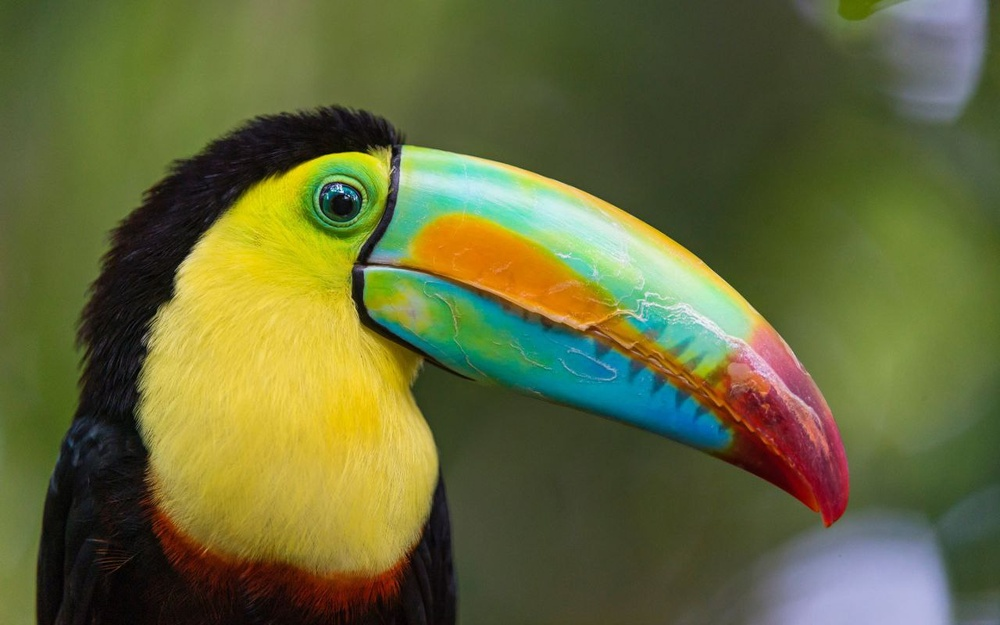
#> input picture pic.jpg, 1000 x 625 px, shrunk from 1280 x 800 before the run
$ jupyter execute --allow-errors CHW3.ipynb   (shell and % lines are left out)
#> lines starting #> are read from the running program, lines starting #| are printed output that depends on the picture; long printed decimals are rounded
<h1 align="center">Mathematical Methods In Engineering - 25872</h1>
<h4 align="center">Dr. Amiri</h4>
<h4 align="center">Sharif University of Technology, Fall 2023</h4>
<h4 align="center">Python Assignment 3</h4>
<h5 align="center"><font color="cyan"> Feel free to contact TA team for any possible questions about the assignment </font>
 </h5>
<h5 align="center"> <font color="cyan"> Questions 1,2: @mh_momeni  -  Question 2,3: @Mahdi_h721 </font> </h5>

You should write your code in the <font color='green'>Code Cell</font> and then run the <font color='green'>Evaluation Cell</font> to check the correctness of your code.<br>
<font color='red'>**Please do not edit the codes in the Evaluation Cells.**</font>

##  Q1. Implementing QR Factorization <sub><sup>``(40 pt.)``</sup></sub>

>In this question, we are going to use QR factorization in computing eigenvalues. It is an important building block in numerical linear algebra. Recall that for any matrix $A$
, $A=QR$
 where $Q$
 is orthogonal and $R$
 is upper-triangular.

 **Reminder**: The QR algorithm, uses the QR decomposition, but don't confuse the two.

[cell 1]
import numpy as np
np.set_printoptions(suppress=True, precision=4)

[cell 2]
n = 5
A = np.random.rand(n,n)
npQ, npR = np.linalg.qr(A)

Check that Q is orthogonal:

[cell 3]
np.allclose(np.eye(n), npQ @ npQ.T), np.allclose(np.eye(n), npQ.T @ npQ)

Check that R is triangular

[cell 4]
npR

### Gram-Schmidt

#### Classical Gram-Schmidt (unstable)

For each $j$
, calculate a single projection

$$v_j=P_ja_j$$

where $P_j$
 projects onto the space orthogonal to the span of $q_1,…,q_{j−1}$
.

[cell 5]
def cgs(A):
    m, n = A.shape
    Q = np.zeros([m,n], dtype=np.float64)
    R = np.zeros([n,n], dtype=np.float64)
    ##Your Code start here
    for j in range(n):
        v = A[:, j]
        for i in range(j):
            R[i, j] = np.dot(Q[:, i], A[:, j])
            v = v - R[i, j] * Q[:, i]
        R[j, j] = np.linalg.norm(v)
        Q[:, j] = v / R[j, j]
    ##Your Code ends here
    return Q, R

[cell 6]
Q, R = cgs(A)
np.allclose(A, Q @ R)

Check if Q is unitary:

[cell 7]
np.allclose(np.eye(len(Q)), Q.dot(Q.T))

### Modified Gram-Schmidt (optional)

Classical (unstable) Gram-Schmidt: for each $j$
, calculate a single projection
$$v_j=P_ja_j$$
where $P_j$
 projects onto the space orthogonal to the span of $q_1,…,q_{j−1}$
.

Modified Gram-Schmidt: for each $j$
, calculate $j−1$
 projections
$$P_j=P_{⊥q_{j−1}⋯⊥q_2⊥q_1}$$

[cell 8]
n = 3
A = np.random.rand(n,n).astype(np.float64)

[cell 9]
def mgs(A):
    V = A.copy()
    m, n = A.shape
    Q = np.zeros([m,n], dtype=np.float64)
    R = np.zeros([n,n], dtype=np.float64)
    ##Your Code start here
    for j in range(n):
        for i in range(j):
            R[i,j] = np.dot(Q[:,i].conj(), V[:,j])
            V[:,j] = V[:,j] - R[i,j]*Q[:,i]

        R[j,j] = np.linalg.norm(V[:,j])
        Q[:,j] = V[:,j] / R[j,j]
    ##Your Code ends here
    return Q, R

[cell 10]
Q, R = mgs(A)
np.allclose(np.eye(len(Q)), Q.dot(Q.T.conj()))

[cell 11]
np.allclose(A, np.matmul(Q,R))

### Classical vs Modified Gram-Schmidt

In this part, we want to construct a square matrix $A$ with random singular vectors and widely varying singular values spaced by factors of 2 between $2^{−1}$
 and $2^{−(n+1)}$

[cell 12]
import matplotlib.pyplot as plt
from matplotlib import rcParams

[cell 13]
n = 100
U, X = np.linalg.qr(np.random.randn(n,n))   # set U to a random orthogonal matrix
V, X = np.linalg.qr(np.random.randn(n,n))   # set V to a random orthogonal matrix
S = np.diag(np.power(2,np.arange(-1,-(n+1),-1), dtype=float))  # Set S to a diagonal matrix w/ exp
                                                              # values between 2^-1 and 2^-(n+1)

[cell 14]
A = np.matmul(U,np.matmul(S,V))
QC, RC = cgs(A)
QM, RM = mgs(A) # if you don't complete the mgs function, comment this line

[cell 15]
plt.figure(figsize=(10,10))
plt.semilogy(np.diag(S), 'r.', label="True Singular Values")
plt.semilogy(np.diag(RM), 'go', label="Modified Gram-Shmidt")
plt.semilogy(np.diag(RC), 'bx', label="Classic Gram-Shmidt")
plt.legend()
rcParams.update({'font.size': 18})

### Eigenvalue Decomposition using QR Factorization

Use the QR algorithm (or QR method) to get the eigenvalues of matrix $A$. Do 100 iterations, and print out the 1st, 5th, 10th, 20th and 100th iteration.

 **Reminder**: The QR algorithm (or QR method), uses the QR factorization, but don't confuse the two.

[cell 16]
##Your Code start here
def qr_algorithm(A, iterations):
#> called with A = array of shape (4, 4), iterations = 100
    n = A.shape[0]
    Ak = A
    for i in range(iterations):
        Q, R = np.linalg.qr(Ak)
        Ak = np.dot(R, Q)
        if i + 1 in [1, 5, 10, 20, 100]:
            print(f"\n--- Iteration {i+1} ---")
            print(sorted(np.diag(Ak)))
##Your Code ends here

[cell 17]
A = np.array([1.0, -1.0, 0.0, 0.0, -1.0, 1.0, -1.0, 0.0, 0.0, -1.0, 2.0, 0.0, 0.0, 0.0, 0.0, 3.0]).reshape((4, 4))
print("The matrix: \n", A)

print("\n --- Built-in ---")
print(np.linalg.eig(A)[0])
##Your Code start here
qr_algorithm(A, 100)
##Your Code ends here

##  Q2. SVD & Image processing <sub><sup>``(30 pt.)``</sup></sub>

> In this question, we are going to investigate the use of SVD as a tool to obtain the basis of the matrix in digital image processing.
The first issue we will examine is image compression. For this purpose, in general, we can consider the information inside the image as a data matrix, then find a suitable basis for this information matrix and by depicting the primary matrix on the more important basis vectors and keeping the necessary information to show the initial image with less information.
This process results in image compression. It should be noted that for simplicity, the images we are examining in this exercise are in black and white.
>With the help of SVD, we can find a basis for the column space of the image matrix that we want, so that the columns of the image matrix have the highest correlation with the basis vectors.
>On the other hand, if these bases are considered in descending order of the size of the singular values, they will contain the most general information of the columns of the image, so by keeping only r initial columns of the found bases (U) along with the combined vectors (V) and the singular values (Σ) corresponding to them, we can retain the image's overall image with a good approximation.
>From an expert point of view, the reconstruction is actually a lower-order reconstruction of the primary matrix.
In this view, the value of r is the parameter to control the amount of compression we want.

###  part 1

In this part, the compression operation is performed on the input black and white image with the help of SVD analysis. One of the criteria for comparing the initial and final image is the PSNR criterion. Research about this criterion and draw the PSNR diagram in terms of different r. Then compare the results with the diagram by giving some test inputs and plotting the outputs.
One of the inputs you give to the function should be the image pic.jpg.

[cell 18]
##Your Code start here
import cv2
import numpy as np
import matplotlib.pyplot as plt

# Load the image
img = cv2.imread('pic.jpg', 0)

# Perform SVD on the image matrix
U, sigma, Vt = np.linalg.svd(img, full_matrices=False)
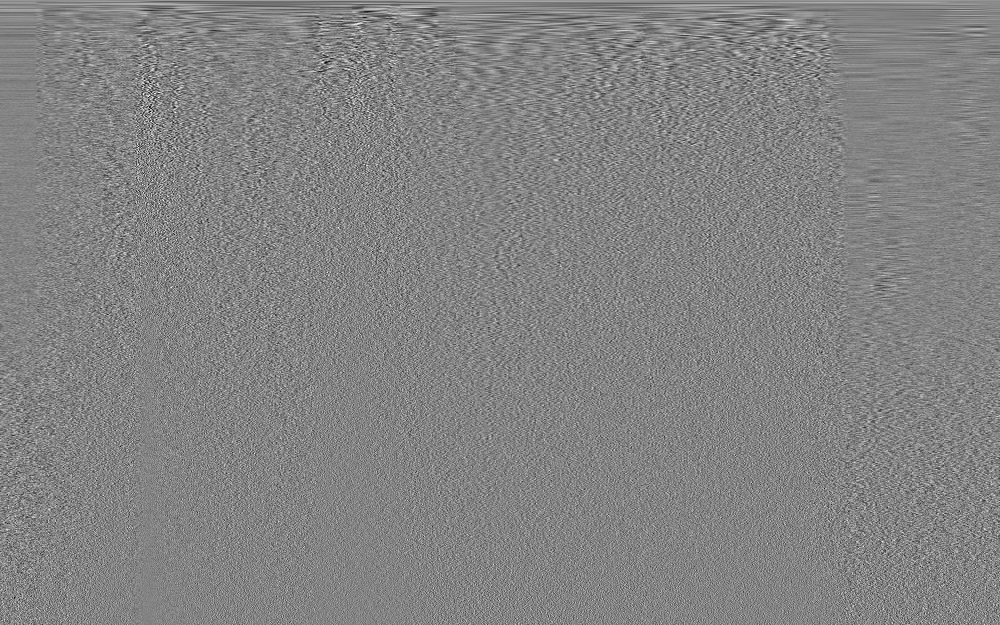
#> Vt: shape (625, 1000) float64; min -0.194, max 0.182, mean 7.8e-05; drawn with min black and max white
#> sigma = 625 values, max 81902.3 at index 0, min 3.85 at index 624, mean 444.1


def psnr(img1, img2):
    mse = np.mean((img1 - img2) ** 2)
    max_pixel = 255.0
    return 20 * np.log10(max_pixel / np.sqrt(mse))

def compress_svd(U, sigma, Vt, r):
    compressed_sigma = np.diag(sigma[:r])
    compressed_img = np.dot(U[:, :r], np.dot(compressed_sigma, Vt[:r, :]))
    return compressed_img


psnr_values = []
reconstructed_images = []
r_values = [1, 5, 10, 20, 50, 100,200] # Changing r from 1 to 100
for r in r_values:
    compressed_img = compress_svd(U, sigma, Vt, r)
    psnr_val = psnr(img, compressed_img)
    psnr_values.append(psnr_val)
    reconstructed_images.append(np.dot(U[:, :r] * sigma[:r], Vt[:r, :]))
#> this loop made 7 passes
#> psnr_val on passes 2 to 7: 22.02, 26.23, 29.68, 34.22, 38.13, 44.21
#> pass 1, in compress_svd, `compressed_img = np.dot(U[:, :r], np.dot(compressed_sigma, Vt[:r, :]))`:
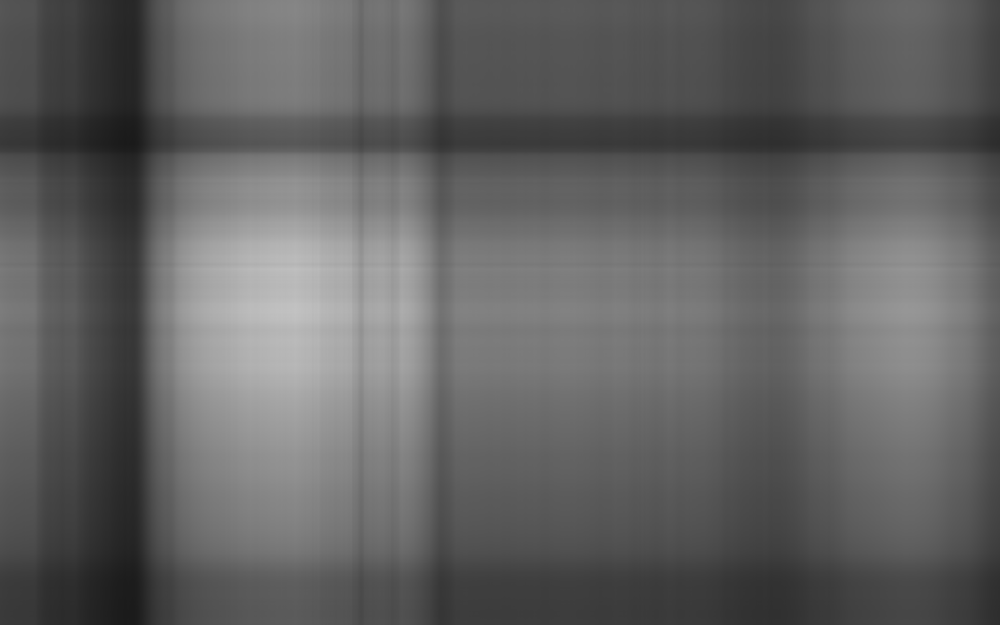
#> compressed_img: shape (625, 1000) float64; min 26.54, max 194.8, mean 98.7
#> pass 3, in compress_svd (call 3), `compressed_img = np.dot(U[:, :r], np.dot(compressed_sigma, Vt[:r, :]))`:
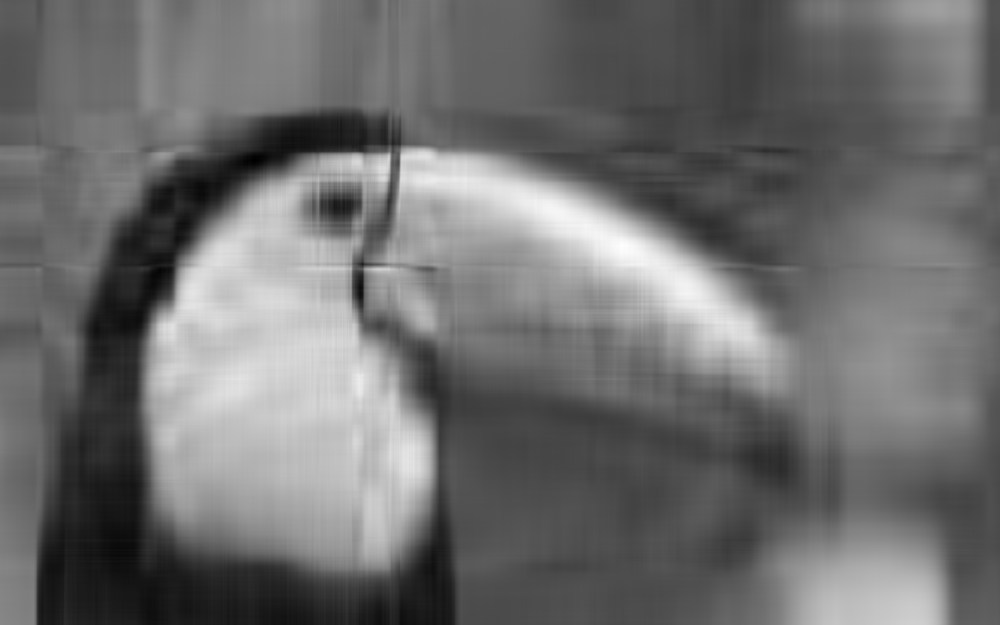
#> compressed_img: shape (625, 1000) float64; min -12.63, max 244.8, mean 99.1; drawn with min black and max white
#> after the loop, psnr_values = [15.78, 22.02, 26.23, 29.68, 34.22, 38.13, 44.21]; reconstructed_images = 7 items

# Plot the PSNR diagram
plt.plot(r_values, psnr_values)
plt.title('PSNR vs r')
plt.xlabel('r (Number of Singular Values)')
plt.ylabel('PSNR')
plt.show()
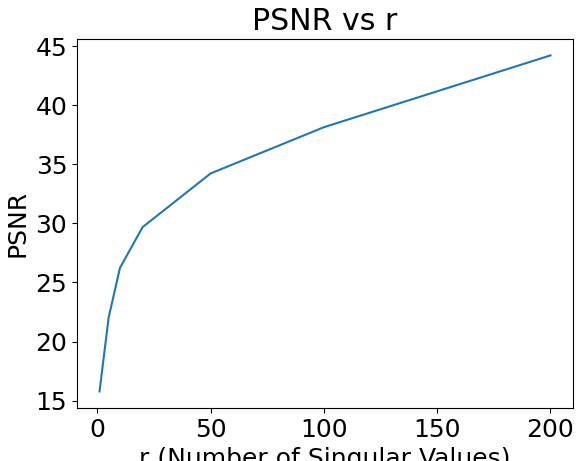
#> figure drawn by matplotlib, 1 panel

import matplotlib.pyplot as plt
plt.figure()
plt.imshow(img,cmap='gray')
plt.title(f'orignal img')
plt.grid(False)
plt.axis(False)

for r_img,r in zip(reconstructed_images,r_values):
    plt.figure()
    plt.imshow(r_img,cmap='gray')
    plt.title(f'rank = {r}')
    plt.grid(False)
    plt.axis(False)
#> this loop made 7 passes
#> r on passes 1 to 7: 1, 5, 10, 20, 50, 100, 200

plt.show()
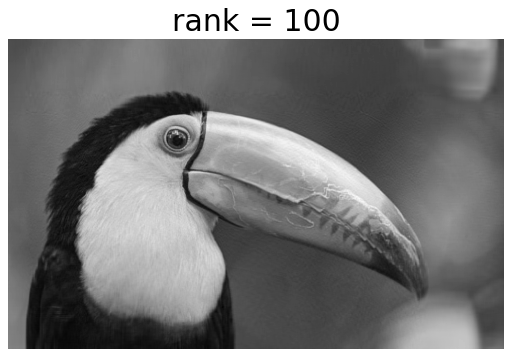
#> figure drawn by matplotlib, 1 panel


##Your Code ends here

###  part 2

Another issue that we can explore with a similar idea of applying base transform is removing noise from images. In the condition that the noise in the image is uniform and in such a way that it does not distort the general information in the image. from the point of view of SVD, according to the examination of the general information, the direction of the image vector on bases with larger singular values has not changed much, and removing the information related to Examining general information to vectors with less importance can remove noise and keep the main information of the image.
In this part, add two different noises salt and pepper and Gaussian noise with a desired and appropriate range to the image pic.jpg so that the PSNR of both images is in the same range, then perform the noise reduction process with the help of SVD analysis.
For both noises, draw the PSNR diagram in terms of different r.
  Then compare the results with the graph by plotting a number of outputs.
  Which of the noises is more effective in this method?

[cell 19]
import cv2
import numpy as np
import matplotlib.pyplot as plt

# Load the image
img = cv2.imread('pic.jpg', 0)

# Add salt and pepper noise
def add_salt_and_pepper_noise(image, salt_vs_pepper, amount):
#> called with salt_vs_pepper = 0.2, amount = 0.1
    noisy_image = np.copy(image)

    salt = np.ceil(amount * image.size * salt_vs_pepper)
#> salt = 12500
    coords = [np.random.randint(0, i-1, int(salt)) for i in image.shape]
#> coords = 2 items
    noisy_image[coords[0], coords[1]] = 255

    pepper = np.ceil(amount * image.size * (1. - salt_vs_pepper))
#> pepper = 50000
    coords = [np.random.randint(0, i-1, int(pepper)) for i in image.shape]
    noisy_image[coords[0], coords[1]] = 0

    return noisy_image

# Add Gaussian noise
def add_gaussian_noise(image, mean, sigma):
#> called with mean = 0, sigma = 13
    noisy_image = np.copy(image)
    noise = np.random.normal(mean, sigma, image.shape)
    noisy_image = noisy_image + noise.astype('uint8')
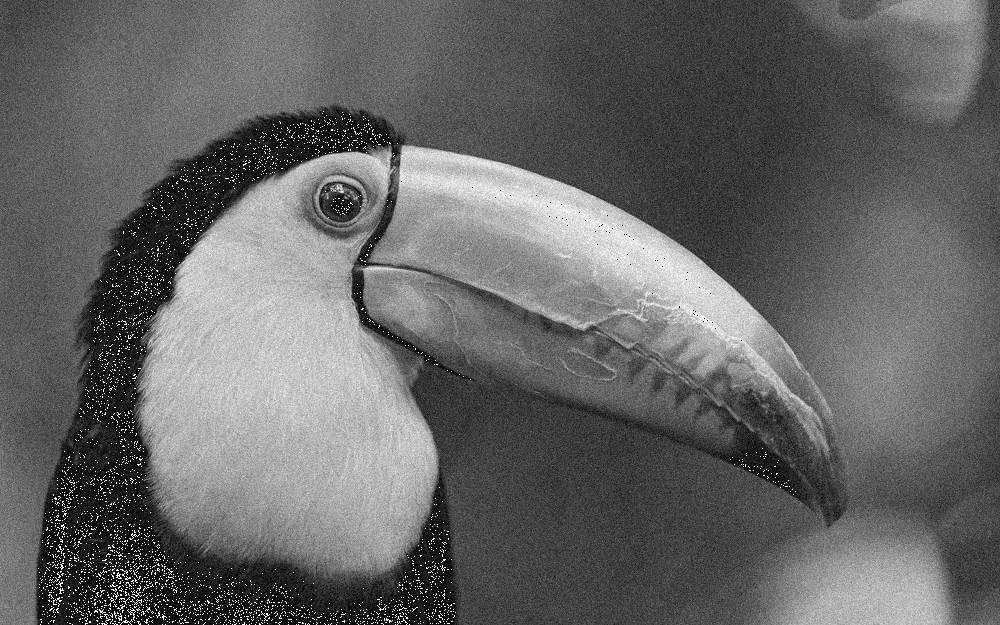
#> noisy_image: shape (625, 1000); min 0, max 255, mean 101.4
    return np.clip(noisy_image, 0, 255)


def psnr(original, denoised):
    mse = np.mean((original - denoised) ** 2)
#> mse = 10.22
    max_intensity = 255
    return 20 * np.log10(max_intensity) - 10 * np.log10(mse)

# Perform SVD analysis for noise reduction
def svd_noise_reduction(image, r):
    U, s, V = np.linalg.svd(image, full_matrices=False)
    denoised_image = np.dot(U[:, :r], np.dot(np.diag(s[:r]), V[:r, :]))
    return denoised_image

# Add salt and pepper noise to the image
salt_pepper_noisy_img = add_salt_and_pepper_noise(img, 0.2, 0.1)  # Salt vs. Pepper = 1:1, noise amount = 1%
# Add Gaussian noise to the image
gaussian_noisy_img = add_gaussian_noise(img, 0, 13)

fig , axes = plt.subplots(figsize=(25,20),ncols=3)
axes[0].imshow(img, cmap='gray')
axes[0].set_title('Original Img')
axes[0].grid(False)
axes[0].axis(False)


axes[1].imshow(salt_pepper_noisy_img, cmap='gray')
axes[1].set_title('salt_pepper_noisy Img')
axes[1].grid(False)
axes[1].axis(False)


axes[2].imshow(gaussian_noisy_img, cmap='gray')
axes[2].set_title('gaussian_noisy Img')
axes[2].grid(False)
axes[2].axis(False);

print("PSNR of salt and pepper noise: ",psnr(img,salt_pepper_noisy_img))
#| PSNR of salt and pepper noise:  38.034
print("PSNR of gaussian noise: ",psnr(img,gaussian_noisy_img))
#| PSNR of gaussian noise:  29.712


# Compare the results with the graph

[cell 20]
# PSNR diagram in terms of different r
psnr_values_salt_pepper = []
psnr_values_gaussian = []
range_r = [1, 5, 10, 20, 50, 100,200]  # Range of r values to test
reconstructed_images_salt = []
reconstructed_images_guassian = []
for r in range_r:
    denoised_salt_pepper = svd_noise_reduction(salt_pepper_noisy_img, r)
    reconstructed_images_salt.append(denoised_salt_pepper)
    denoised_gaussian = svd_noise_reduction(gaussian_noisy_img, r)
    reconstructed_images_guassian.append(denoised_gaussian)

    psnr_values_salt_pepper.append(psnr(img, denoised_salt_pepper))
    psnr_values_gaussian.append(psnr(img, denoised_gaussian))
#> this loop made 7 passes
#> pass 1, in svd_noise_reduction, `U, s, V = np.linalg.svd(image, full_matrices=False)`:
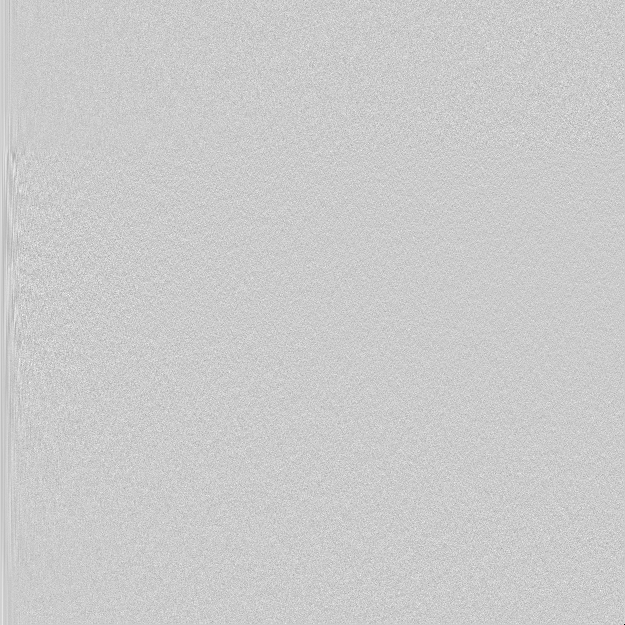
#> U: shape (625, 625) float64; min -0.931, max 0.237, mean 8.94e-05; drawn with min black and max white
#> pass 1, in svd_noise_reduction (call 2), `U, s, V = np.linalg.svd(image, full_matrices=False)`:
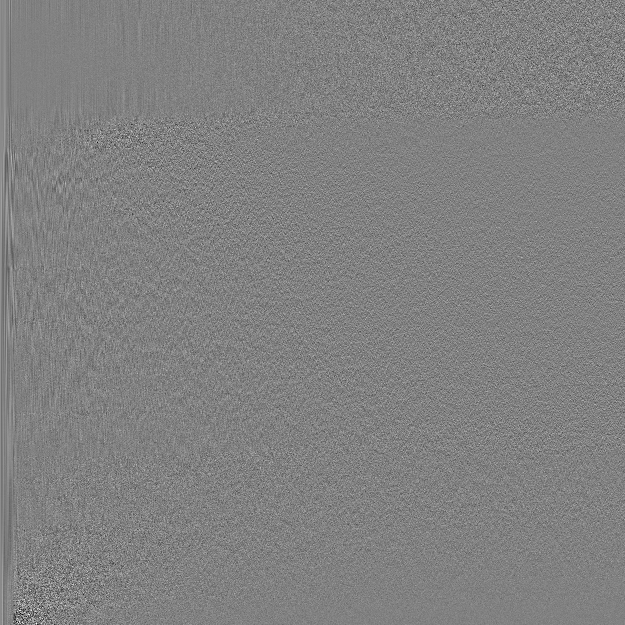
#> U: shape (625, 625) float64; min -0.38, max 0.369, mean 7.72e-05; drawn with min black and max white
#> after the loop, psnr_values_gaussian = [15.71, 21.3, 24.34, 24.65, 22.76, 21.61, 20.68]; psnr_values_salt_pepper = [15.7, 21.41, 24.34, 24.77, 22.36, 20.23, 18.28]; reconstructed_images_guassian = 7 items; reconstructed_images_salt = 7 items

# Plot PSNR diagram in terms of different r for both noises
plt.figure(figsize=(10, 5))
plt.plot(range_r, psnr_values_salt_pepper, label='Salt and Pepper Noise')
plt.plot(range_r, psnr_values_gaussian, label='Gaussian Noise')
plt.xlabel('r')
plt.ylabel('PSNR (dB)')
plt.title('PSNR vs. r for Salt and Pepper Noise vs. Gaussian Noise')
plt.legend()
plt.show()
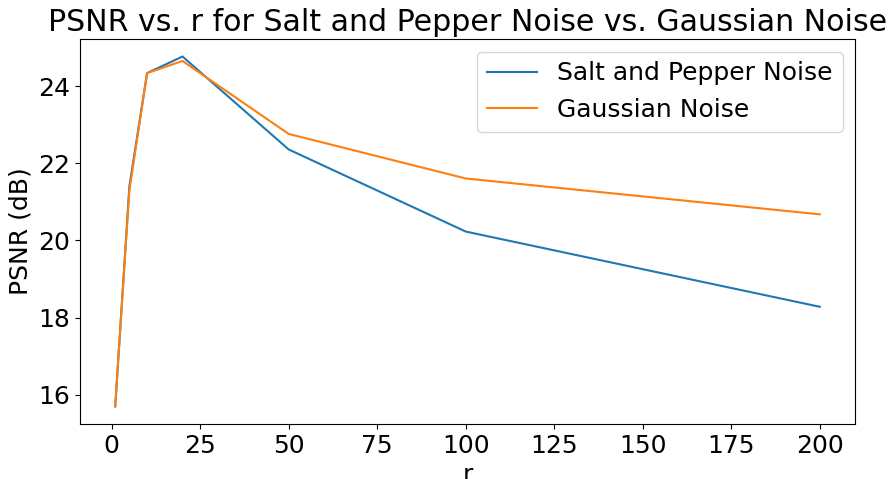
#> figure drawn by matplotlib, 1 panel

[cell 21]
plt.figure()
plt.imshow(reconstructed_images_salt[6],cmap='gray')
plt.grid(False)
plt.axis(False)
plt.title('Salt and Pepper Denoised Image')

plt.figure()
plt.imshow(reconstructed_images_guassian[6],cmap='gray')
plt.grid(False)
plt.axis(False)
plt.title('Gaussian Denoised Image')
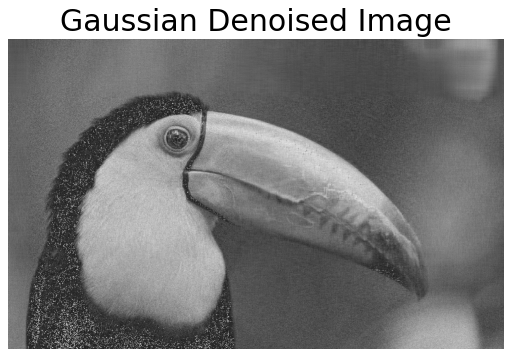
#> figure drawn by matplotlib, 1 panel
